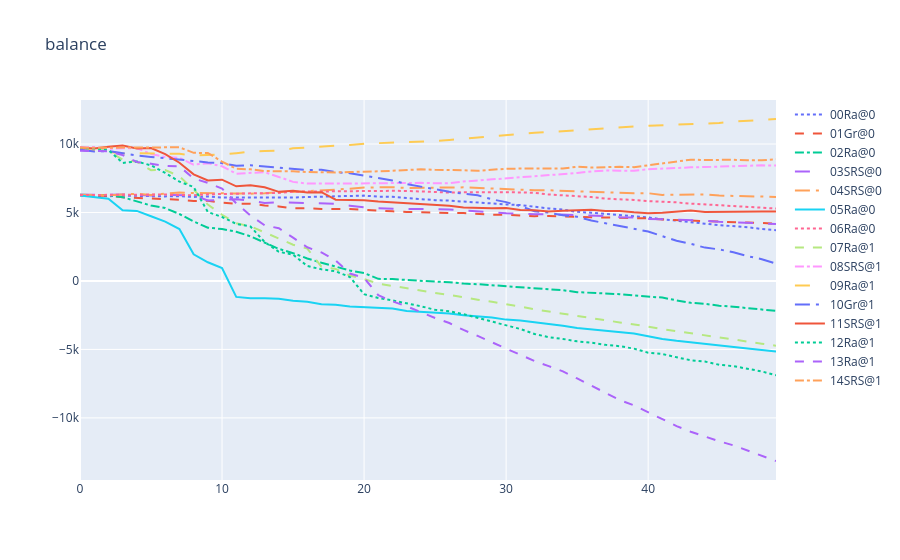
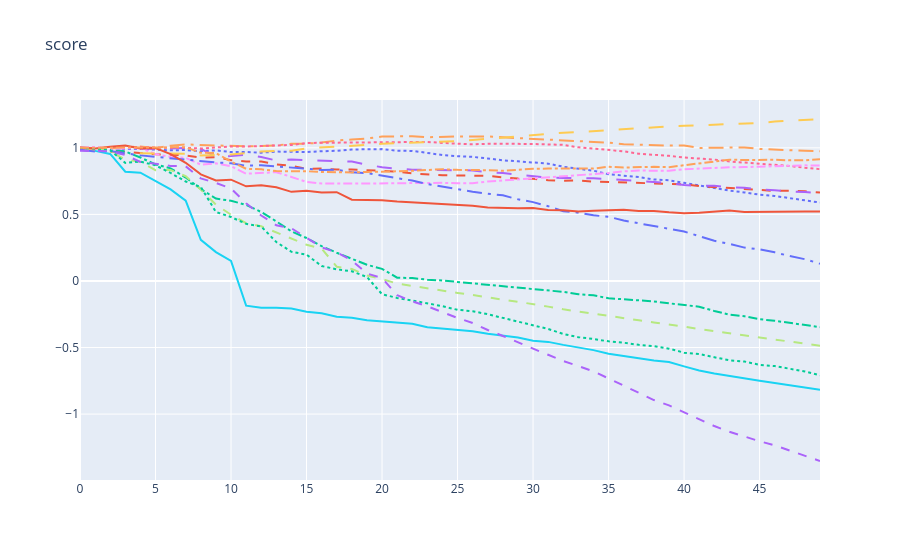

Here is the notebook cell these charts were saved with, in order:
### Markdown cell above
We can actually check what happens to ALL competitors:

### Code cell
_, axs = plt.subplots(1, 2)
plt.sca(axs[0])
plot_world_stats(world, "balance", ylegend=-0.05)
plt.sca(axs[1])
plot_world_stats(world, "score", legend=False)
plt.show()
